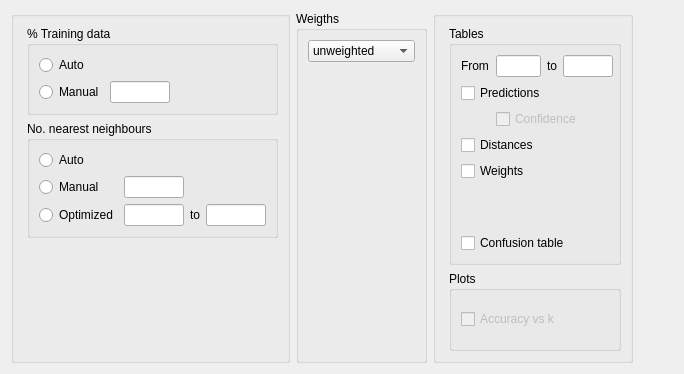
    <widget class="QWidget" name="advancedOptions_2" native="true">
     <layout class="QGridLayout" name="gridLayout_8">
      <item row="0" column="0">
       <widget class="BoundGroupBox" name="bayesFactorType_2">
        <property name="sizePolicy">
         <sizepolicy hsizetype="Fixed" vsizetype="Minimum">
          <horstretch>0</horstretch>
          <verstretch>0</verstretch>
         </sizepolicy>
        </property>
        <property name="title">
         <string/>
        </property>
        <property name="flat">
         <bool>false</bool>
        </property>
        <layout class="QGridLayout" name="gridLayout_16">
         <property name="leftMargin">
          <number>13</number>
         </property>
         <item row="0" column="0">
          <widget class="BoundGroupBox" name="percentageTrainingData">
           <property name="title">
            <string>% Training data</string>
           </property>
           <property name="flat">
            <bool>false</bool>
           </property>
           <layout class="QGridLayout" name="gridLayout_22">
            <item row="1" column="0">
             <widget class="QRadioButton" name="manual_1">
              <property name="sizePolicy">
               <sizepolicy hsizetype="Fixed" vsizetype="Fixed">
                <horstretch>0</horstretch>
                <verstretch>0</verstretch>
               </sizepolicy>
              </property>
              <property name="text">
               <string>Manual</string>
              </property>
             </widget>
            </item>
            <item row="1" column="1">
             <widget class="BoundTextBox" name="trainingDataManual">
              <property name="sizePolicy">
               <sizepolicy hsizetype="Fixed" vsizetype="Preferred">
                <horstretch>0</horstretch>
                <verstretch>0</verstretch>
               </sizepolicy>
              </property>
              <property name="minimumSize">
               <size>
                <width>60</width>
                <height>0</height>
               </size>
              </property>
              <property name="maximumSize">
               <size>
                <width>60</width>
                <height>16777215</height>
               </size>
              </property>
             </widget>
            </item>
            <item row="1" column="2">
             <spacer name="horizontalSpacer_2">
              <property name="orientation">
               <enum>Qt::Horizontal</enum>
              </property>
              <property name="sizeHint" stdset="0">
               <size>
                <width>40</width>
                <height>20</height>
               </size>
              </property>
             </spacer>
            </item>
            <item row="0" column="0">
             <widget class="QRadioButton" name="auto_1">
              <property name="sizePolicy">
               <sizepolicy hsizetype="Fixed" vsizetype="Fixed">
                <horstretch>0</horstretch>
                <verstretch>0</verstretch>
               </sizepolicy>
              </property>
              <property name="text">
               <string>Auto</string>
              </property>
             </widget>
            </item>
           </layout>
          </widget>
         </item>
         <item row="1" column="0">
          <widget class="BoundGroupBox" name="noOfNearestNeighbours">
           <property name="title">
            <string>No. nearest neighbours</string>
           </property>
           <property name="flat">
            <bool>false</bool>
           </property>
           <layout class="QGridLayout" name="gridLayout_17">
            <item row="1" column="0">
             <widget class="QRadioButton" name="manual_2">
              <property name="sizePolicy">
               <sizepolicy hsizetype="Fixed" vsizetype="Fixed">
                <horstretch>0</horstretch>
                <verstretch>0</verstretch>
               </sizepolicy>
              </property>
              <property name="text">
               <string>Manual</string>
              </property>
             </widget>
            </item>
            <item row="0" column="0">
             <widget class="QRadioButton" name="auto_2">
              <property name="sizePolicy">
               <sizepolicy hsizetype="Fixed" vsizetype="Fixed">
                <horstretch>0</horstretch>
                <verstretch>0</verstretch>
               </sizepolicy>
              </property>
              <property name="text">
               <string>Auto</string>
              </property>
             </widget>
            </item>
            <item row="1" column="1">
             <widget class="BoundTextBox" name="nearestNeighboursCount">
              <property name="sizePolicy">
               <sizepolicy hsizetype="Fixed" vsizetype="Preferred">
                <horstretch>0</horstretch>
                <verstretch>0</verstretch>
               </sizepolicy>
              </property>
              <property name="minimumSize">
               <size>
                <width>60</width>
                <height>0</height>
               </size>
              </property>
              <property name="maximumSize">
               <size>
                <width>60</width>
                <height>16777215</height>
               </size>
              </property>
             </widget>
            </item>
            <item row="2" column="2">
             <widget class="QLabel" name="label_to">
              <property name="text">
               <string>to</string>
              </property>
             </widget>
            </item>
            <item row="2" column="0">
             <widget class="QRadioButton" name="optimized_2">
              <property name="sizePolicy">
               <sizepolicy hsizetype="Fixed" vsizetype="Fixed">
                <horstretch>0</horstretch>
                <verstretch>0</verstretch>
               </sizepolicy>
              </property>
              <property name="text">
               <string>Optimized</string>
              </property>
             </widget>
            </item>
            <item row="2" column="1">
             <widget class="BoundTextBox" name="optimizedFrom">
              <property name="sizePolicy">
               <sizepolicy hsizetype="Fixed" vsizetype="Preferred">
                <horstretch>0</horstretch>
                <verstretch>0</verstretch>
               </sizepolicy>
              </property>
              <property name="minimumSize">
               <size>
                <width>60</width>
                <height>0</height>
               </size>
              </property>
              <property name="maximumSize">
               <size>
                <width>60</width>
                <height>16777215</height>
               </size>
              </property>
             </widget>
            </item>
            <item row="2" column="3">
             <widget class="BoundTextBox" name="optimizedTo">
              <property name="sizePolicy">
               <sizepolicy hsizetype="Fixed" vsizetype="Preferred">
                <horstretch>0</horstretch>
                <verstretch>0</verstretch>
               </sizepolicy>
              </property>
              <property name="minimumSize">
               <size>
                <width>60</width>
                <height>0</height>
               </size>
              </property>
              <property name="maximumSize">
               <size>
                <width>60</width>
                <height>16777215</height>
               </size>
              </property>
             </widget>
            </item>
           </layout>
          </widget>
         </item>
         <item row="2" column="0">
          <spacer name="verticalSpacer_6">
           <property name="orientation">
            <enum>Qt::Vertical</enum>
           </property>
           <property name="sizeHint" stdset="0">
            <size>
             <width>20</width>
             <height>40</height>
            </size>
           </property>
          </spacer>
         </item>
        </layout>
       </widget>
      </item>
      <item row="0" column="1">
       <widget class="BoundGroupBox" name="noOfTrees_2">
        <property name="title">
         <string>Weigths</string>
        </property>
        <property name="flat">
         <bool>false</bool>
        </property>
        <layout class="QGridLayout" name="gridLayout_13">
         <item row="0" column="0">
          <widget class="BoundComboBox" name="weights">
           <property name="enabled">
            <bool>true</bool>
           </property>
           <item>
            <property name="text">
             <string>unweighted</string>
            </property>
           </item>
           <item>
            <property name="text">
             <string>optimal</string>
            </property>
           </item>
           <item>
            <property name="text">
             <string>triangular</string>
            </property>
           </item>
           <item>
            <property name="text">
             <string>epanechnikov</string>
            </property>
           </item>
           <item>
            <property name="text">
             <string>biweight</string>
            </property>
           </item>
           <item>
            <property name="text">
             <string>triweight</string>
            </property>
           </item>
           <item>
            <property name="text">
             <string>cos</string>
            </property>
           </item>
           <item>
            <property name="text">
             <string>inv</string>
            </property>
           </item>
           <item>
            <property name="text">
             <string>Gaussian</string>
            </property>
           </item>
           <item>
            <property name="text">
             <string>rank</string>
            </property>
           </item>
          </widget>
         </item>
         <item row="1" column="0">
          <spacer name="verticalSpacer_7">
           <property name="orientation">
            <enum>Qt::Vertical</enum>
           </property>
           <property name="sizeHint" stdset="0">
            <size>
             <width>20</width>
             <height>40</height>
            </size>
           </property>
          </spacer>
         </item>
        </layout>
       </widget>
      </item>
      <item row="0" column="3" colspan="2">
       <widget class="BoundGroupBox" name="bayesFactorType_3">
        <property name="sizePolicy">
         <sizepolicy hsizetype="Fixed" vsizetype="Minimum">
          <horstretch>0</horstretch>
          <verstretch>0</verstretch>
         </sizepolicy>
        </property>
        <property name="minimumSize">
         <size>
          <width>200</width>
          <height>0</height>
         </size>
        </property>
        <property name="maximumSize">
         <size>
          <width>100</width>
          <height>16777215</height>
         </size>
        </property>
        <property name="title">
         <string/>
        </property>
        <property name="flat">
         <bool>false</bool>
        </property>
        <layout class="QGridLayout" name="gridLayout_18">
         <property name="leftMargin">
          <number>13</number>
         </property>
         <item row="1" column="0">
          <widget class="GroupBox" name="plots">
           <property name="minimumSize">
            <size>
             <width>0</width>
             <height>80</height>
            </size>
           </property>
           <property name="maximumSize">
            <size>
             <width>300</width>
             <height>80</height>
            </size>
           </property>
           <property name="title">
            <string>Plots</string>
           </property>
           <layout class="QGridLayout" name="gridLayout_10">
            <item row="0" column="0">
             <widget class="BoundCheckBox" name="plotErrorVsK">
              <property name="enabled">
               <bool>false</bool>
              </property>
              <property name="text">
               <string>Accuracy vs k</string>
              </property>
             </widget>
            </item>
           </layout>
          </widget>
         </item>
         <item row="0" column="0">
          <widget class="GroupBox" name="tables">
           <property name="title">
            <string>Tables</string>
           </property>
           <layout class="QGridLayout" name="gridLayout_9">
            <item row="0" column="0">
             <widget class="QLabel" name="label_7">
              <property name="text">
               <string>From</string>
              </property>
             </widget>
            </item>
            <item row="0" column="1">
             <widget class="BoundTextBox" name="predictionsFrom">
              <property name="enabled">
               <bool>true</bool>
              </property>
              <property name="minimumSize">
               <size>
                <width>1</width>
                <height>0</height>
               </size>
              </property>
              <property name="maximumSize">
               <size>
                <width>50</width>
                <height>16777215</height>
               </size>
              </property>
             </widget>
            </item>
            <item row="0" column="2">
             <widget class="QLabel" name="label">
              <property name="text">
               <string>to</string>
              </property>
             </widget>
            </item>
            <item row="0" column="3">
             <widget class="BoundTextBox" name="predictionsTo">
              <property name="enabled">
               <bool>true</bool>
              </property>
              <property name="minimumSize">
               <size>
                <width>50</width>
                <height>0</height>
               </size>
              </property>
              <property name="maximumSize">
               <size>
                <width>50</width>
                <height>16777215</height>
               </size>
              </property>
             </widget>
            </item>
            <item row="0" column="4">
             <spacer name="horizontalSpacer_5">
              <property name="orientation">
               <enum>Qt::Horizontal</enum>
              </property>
              <property name="sizeHint" stdset="0">
               <size>
                <width>40</width>
                <height>20</height>
               </size>
              </property>
             </spacer>
            </item>
            <item row="1" column="0" colspan="2">
             <widget class="BoundCheckBox" name="tablePredictions">
              <property name="sizePolicy">
               <sizepolicy hsizetype="Fixed" vsizetype="Fixed">
                <horstretch>0</horstretch>
                <verstretch>0</verstretch>
               </sizepolicy>
              </property>
              <property name="text">
               <string>Predictions</string>
              </property>
             </widget>
            </item>
            <item row="2" column="1" colspan="3">
             <widget class="BoundCheckBox" name="tablePredictionsConfidence">
              <property name="enabled">
               <bool>false</bool>
              </property>
              <property name="sizePolicy">
               <sizepolicy hsizetype="Fixed" vsizetype="Fixed">
                <horstretch>0</horstretch>
                <verstretch>0</verstretch>
               </sizepolicy>
              </property>
              <property name="layoutDirection">
               <enum>Qt::LeftToRight</enum>
              </property>
              <property name="text">
               <string>Confidence</string>
              </property>
             </widget>
            </item>
            <item row="3" column="0" colspan="2">
             <widget class="BoundCheckBox" name="tableDistances">
              <property name="sizePolicy">
               <sizepolicy hsizetype="Fixed" vsizetype="Fixed">
                <horstretch>0</horstretch>
                <verstretch>0</verstretch>
               </sizepolicy>
              </property>
              <property name="text">
               <string>Distances</string>
              </property>
             </widget>
            </item>
            <item row="4" column="0" colspan="2">
             <widget class="BoundCheckBox" name="tableWeights">
              <property name="sizePolicy">
               <sizepolicy hsizetype="Fixed" vsizetype="Fixed">
                <horstretch>0</horstretch>
                <verstretch>0</verstretch>
               </sizepolicy>
              </property>
              <property name="text">
               <string>Weights</string>
              </property>
             </widget>
            </item>
            <item row="5" column="0">
             <spacer name="verticalSpacer_8">
              <property name="orientation">
               <enum>Qt::Vertical</enum>
              </property>
              <property name="sizeHint" stdset="0">
               <size>
                <width>20</width>
                <height>40</height>
               </size>
              </property>
             </spacer>
            </item>
            <item row="5" column="1">
             <widget class="QWidget" name="widget" native="true">
              <property name="minimumSize">
               <size>
                <width>10</width>
                <height>0</height>
               </size>
              </property>
              <property name="maximumSize">
               <size>
                <width>10</width>
                <height>16777215</height>
               </size>
              </property>
             </widget>
            </item>
            <item row="6" column="0" colspan="4">
             <widget class="BoundCheckBox" name="confusionTable">
              <property name="minimumSize">
               <size>
                <width>100</width>
                <height>0</height>
               </size>
              </property>
              <property name="text">
               <string>Confusion table</string>
              </property>
              <property name="checked">
               <bool>false</bool>
              </property>
             </widget>
            </item>
           </layout>
           <widget class="QLabel" name="label_17">
            <property name="geometry">
             <rect>
              <x>70</x>
              <y>189</y>
              <width>10</width>
              <height>16</height>
             </rect>
            </property>
            <property name="minimumSize">
             <size>
              <width>10</width>
              <height>0</height>
             </size>
            </property>
            <property name="maximumSize">
             <size>
              <width>10</width>
              <height>16777215</height>
             </size>
            </property>
            <property name="text">
             <string/>
            </property>
           </widget>
          </widget>
         </item>
        </layout>
       </widget>
      </item>
      <item row="0" column="5">
       <spacer name="horizontalSpacer_8">
        <property name="orientation">
         <enum>Qt::Horizontal</enum>
        </property>
        <property name="sizeHint" stdset="0">
         <size>
          <width>40</width>
          <height>20</height>
         </size>
        </property>
       </spacer>
      </item>
     </layout>
    </widget>
